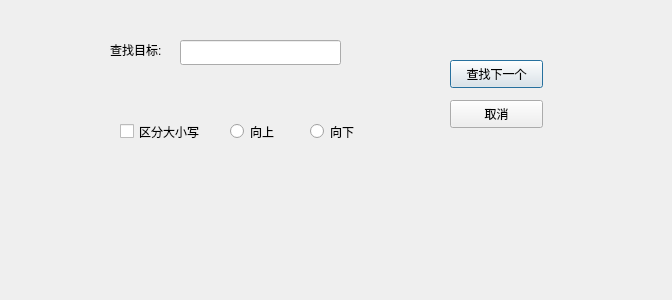
<?xml version="1.0" encoding="UTF-8"?>
<ui version="4.0">
 <class>SearchDialog</class>
 <widget class="QDialog" name="SearchDialog">
  <property name="geometry">
   <rect>
    <x>0</x>
    <y>0</y>
    <width>672</width>
    <height>300</height>
   </rect>
  </property>
  <property name="windowTitle">
   <string>Dialog</string>
  </property>
  <widget class="QLineEdit" name="searchText">
   <property name="geometry">
    <rect>
     <x>180</x>
     <y>40</y>
     <width>161</width>
     <height>25</height>
    </rect>
   </property>
   <property name="text">
    <string/>
   </property>
  </widget>
  <widget class="QLabel" name="label">
   <property name="geometry">
    <rect>
     <x>110</x>
     <y>40</y>
     <width>91</width>
     <height>19</height>
    </rect>
   </property>
   <property name="text">
    <string>查找目标:</string>
   </property>
  </widget>
  <widget class="QPushButton" name="btFindNext">
   <property name="geometry">
    <rect>
     <x>450</x>
     <y>60</y>
     <width>93</width>
     <height>28</height>
    </rect>
   </property>
   <property name="text">
    <string>查找下一个</string>
   </property>
  </widget>
  <widget class="QPushButton" name="btCancel">
   <property name="geometry">
    <rect>
     <x>450</x>
     <y>100</y>
     <width>93</width>
     <height>28</height>
    </rect>
   </property>
   <property name="text">
    <string>取消</string>
   </property>
  </widget>
  <widget class="QCheckBox" name="checkBox">
   <property name="geometry">
    <rect>
     <x>120</x>
     <y>120</y>
     <width>98</width>
     <height>23</height>
    </rect>
   </property>
   <property name="text">
    <string>区分大小写</string>
   </property>
  </widget>
  <widget class="QRadioButton" name="rbUp">
   <property name="geometry">
    <rect>
     <x>230</x>
     <y>120</y>
     <width>118</width>
     <height>23</height>
    </rect>
   </property>
   <property name="text">
    <string>向上</string>
   </property>
  </widget>
  <widget class="QRadioButton" name="rbDown">
   <property name="geometry">
    <rect>
     <x>310</x>
     <y>120</y>
     <width>118</width>
     <height>23</height>
    </rect>
   </property>
   <property name="text">
    <string>向下</string>
   </property>
  </widget>
 </widget>
 <resources/>
 <connections/>
</ui>
